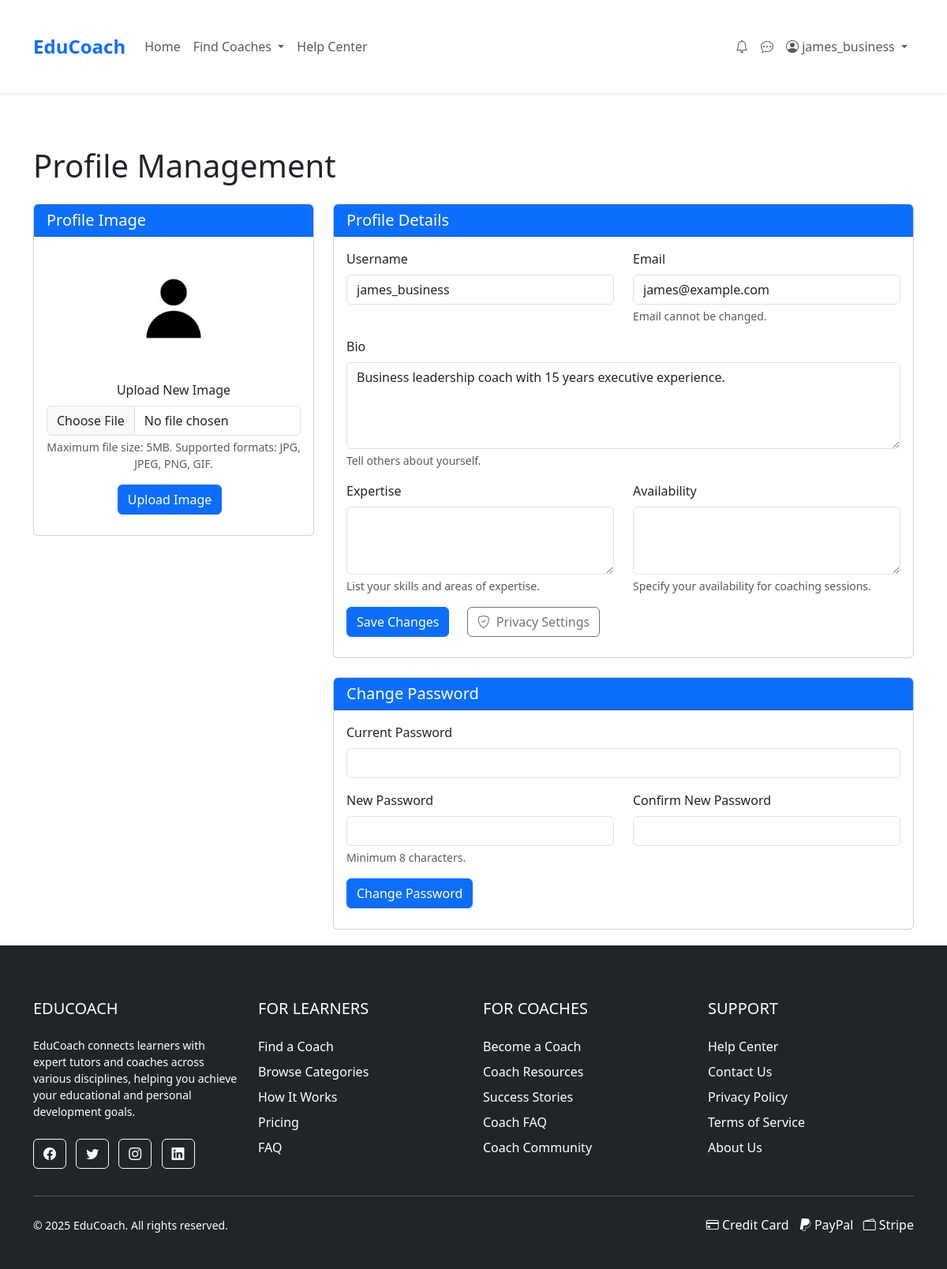
The page /pages/profile.php (signed in) on the database its author committed.
### tables this page shows
CREATE TABLE IF NOT EXISTS Users (
    user_id INT PRIMARY KEY AUTO_INCREMENT,
    username VARCHAR(50) NOT NULL,
    email VARCHAR(100) NOT NULL UNIQUE,
    password_hash VARCHAR(255) NOT NULL,
    user_type ENUM('regular', 'business', 'admin') DEFAULT 'regular',
    profile_image VARCHAR(255),
    bio TEXT,
    created_at TIMESTAMP DEFAULT CURRENT_TIMESTAMP,
    is_banned BOOLEAN DEFAULT FALSE,
    reset_token VARCHAR(64) DEFAULT NULL,
    reset_expires DATETIME DEFAULT NULL,
    last_login DATETIME DEFAULT NULL
);

### pages/profile.php (the view, shortened to what this page needs)
<?php
require __DIR__ . '/../includes/db_connection.php';
$user_id = $_SESSION['user_id'];
$user_type = $_SESSION['user_type'] ?? 'regular';
$is_coach = ($user_type === 'business');
$user = null;
$coach = null;
try {
    $stmt = $pdo->prepare("SELECT * FROM Users WHERE user_id = ?");
    $stmt->execute([$user_id]);
    $user = $stmt->fetch(PDO::FETCH_ASSOC);
    if ($is_coach) {
        $stmt = $pdo->prepare("SELECT * FROM Coaches WHERE user_id = ?");
        $stmt->execute([$user_id]);
        $coach = $stmt->fetch(PDO::FETCH_ASSOC);
    }
} catch (PDOException $e) {
    $error_message = "Error fetching user data: " . $e->getMessage();
}
include __DIR__ . '/../includes/header.php';
?>
<div class="container mt-5">
    <h1 class="mb-4">Profile Management</h1>
    <div class="row">
        <div class="col-md-4 mb-4">
            <div class="card">
                <div class="card-header bg-primary text-white">
                    <h5 class="card-title mb-0">Profile Image</h5>
                </div>
                <div class="card-body text-center">
                    <?php
                    $profile_image = $user['profile_image'] ?? 'default.jpg';
                    $image_path = "../assets/images/profiles/{$profile_image}";
                    $default_image = "../assets/images/profiles/default.jpg";
                    $full_image_path = __DIR__ . "/../assets/images/profiles/{$profile_image}";
                    $full_default_path = __DIR__ . "/../assets/images/profiles/default.jpg";
                    if (file_exists($full_image_path) && is_readable($full_image_path)) {
                        $display_image = $image_path;
                    } elseif (file_exists($full_default_path) && is_readable($full_default_path)) {
                        $display_image = $default_image;
                    } else {
                        $display_image = "https://ui-avatars.com/api/?name=" . urlencode($user['username']) . "&background=random&size=150";
                    }
                    ?>
                    <img src="<?= $display_image ?>"
                         alt="Profile" class="img-fluid rounded-circle mb-3" style="width: 150px; height: 150px; object-fit: cover;">
                    <form action="profile.php" method="post" enctype="multipart/form-data">
                        <div class="mb-3">
                            <label for="profile_image" class="form-label">Upload New Image</label>
                            <input type="file" class="form-control" id="profile_image" name="profile_image" accept="image/*">
                            <div class="form-text">Maximum file size: 5MB. Supported formats: JPG, JPEG, PNG, GIF.</div>
                        </div>
                        <button type="submit" class="btn btn-primary">Upload Image</button>
                    </form>
                </div>
            </div>
        </div>
        <div class="col-md-8">
            <div class="card mb-4">
                <div class="card-header bg-primary text-white">
                    <h5 class="card-title mb-0">Profile Details</h5>
                </div>
                <div class="card-body">
                    <form action="profile.php" method="post" name="update_profile">
                        <div class="row">
                            <div class="col-md-6 mb-3">
                                <label for="username" class="form-label">Username</label>
                                <input type="text" class="form-control" id="username" name="username" value="<?= htmlspecialchars($user['username'] ?? '') ?>" required>
                            </div>
                            <div class="col-md-6 mb-3">
                                <label for="email" class="form-label">Email</label>
                                <input type="email" class="form-control" id="email" value="<?= htmlspecialchars($user['email'] ?? '') ?>" readonly>
                                <div class="form-text">Email cannot be changed.</div>
                            </div>
                        </div>
                        <div class="mb-3">
                            <label for="bio" class="form-label">Bio</label>
                            <textarea class="form-control" id="bio" name="bio" rows="4"><?= htmlspecialchars($user['bio'] ?? '') ?></textarea>
                            <div class="form-text">Tell others about yourself.</div>
                        </div>
                        <?php if ($is_coach): ?>
                        <div class="row">
                            <div class="col-md-6 mb-3">
                                <label for="expertise" class="form-label">Expertise</label>
                                <textarea class="form-control" id="expertise" name="expertise" rows="3"><?= htmlspecialchars($coach['expertise'] ?? '') ?></textarea>
                                <div class="form-text">List your skills and areas of expertise.</div>
                            </div>
                            <div class="col-md-6 mb-3">
                                <label for="availability" class="form-label">Availability</label>
                                <textarea class="form-control" id="availability" name="availability" rows="3"><?= htmlspecialchars($coach['availability'] ?? '') ?></textarea>
                                <div class="form-text">Specify your availability for coaching sessions.</div>
                            </div>
                        </div>
                        <?php endif; ?>
                        <button type="submit" class="btn btn-primary">Save Changes</button>
                        <a href="user_privacy_settings.php" class="btn btn-outline-secondary ms-2">
                            <i class="bi bi-shield-check me-1"></i> Privacy Settings
                        </a>
                    </form>
                </div>
            </div>
            <div class="card">
                <div class="card-header bg-primary text-white">
                    <h5 class="card-title mb-0">Change Password</h5>
                </div>
                <div class="card-body">
                    <form action="profile.php" method="post" name="change_password" id="change_password">
                        <div class="mb-3">
                            <label for="current_password" class="form-label">Current Password</label>
                            <input type="password" class="form-control" id="current_password" name="current_password" required>
                        </div>
                        <div class="row">
                            <div class="col-md-6 mb-3">
                                <label for="new_password" class="form-label">New Password</label>
                                <input type="password" class="form-control" id="new_password" name="new_password" required>
                                <div class="form-text">Minimum 8 characters.</div>
                            </div>
                            <div class="col-md-6 mb-3">
                                <label for="confirm_password" class="form-label">Confirm New Password</label>
                                <input type="password" class="form-control" id="confirm_password" name="confirm_password" required>
                            </div>
                        </div>
                        <button type="submit" class="btn btn-primary">Change Password</button>
                    </form>
                </div>
            </div>
        </div>
    </div>
</div>
<?php include __DIR__ . '/../includes/footer.php'; ?>

### assets/css/styles.css (style rules this page uses)
body { font-family: 'Arial', sans-serif; color: #333; line-height: 1.6; }
.card { border-radius: 8px; overflow: hidden; transition: transform 0.3s, box-shadow 0.3s; }
.btn-primary { background-color: #0d6efd; border-color: #0d6efd; }
.container { max-width: 1200px; margin: 0 auto; padding: 20px; }
.btn { margin-right: 10px; margin-bottom: 10px; }

### rows shown on the page
users: username "james_business", email "james@example.com", bio "Business leadership coach with 15 years executive experience."

### other values the page prints
$_SESSION['username'] "james_business"
